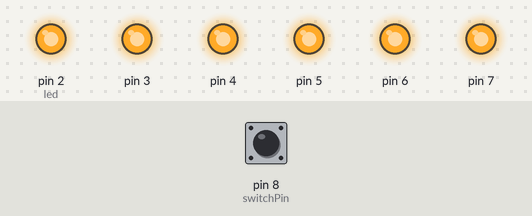
Simulated run of this sketch. Board: Arduino Uno, built with avr-gcc and run on an emulated ATmega328P. On the bench: output pins drawn as LEDs (lit = HIGH). The inputs (shaded band) are chosen by the test bench; at power-on: pin 8 (switchPin) HIGH.

Above: at 7.4 s.
7.5 s: pin 8 (switchPin) pulled LOW for 0.15 s
At 7.9 s:
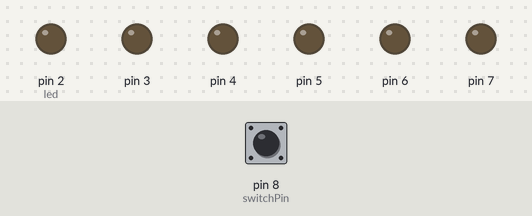
At 9.3 s:
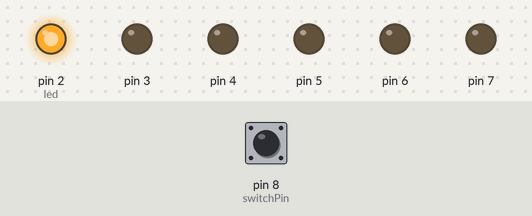
Timing chart, 0 to 15.2 s (numbered marks = the images above; inputs shaded):
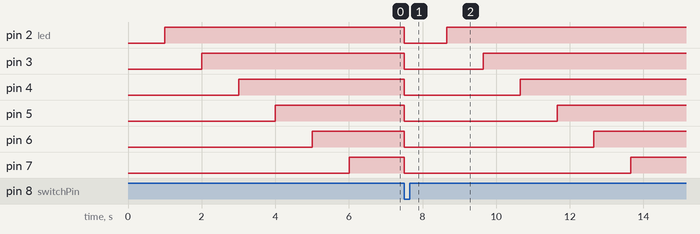

The sketch:

Project08.ino
```cpp
// Set the next LED to be lit.
int led = 2;

// Store the last time an LED was updated, and the number
// of milliseconds to wait to light each subsequent LED.
unsigned long previousTime = 0;
const long interval = 1000;

// Define the tilt switch pin.
const int switchPin = 8;

void setup() {

  // Set pins 2-7 as outputs to LEDs.
  for (int pin = 2; pin <= 7; pin++) {
    pinMode(pin, OUTPUT);
  }

  // Set the tilt switch pin as an input.
  pinMode(switchPin, INPUT);

}

void loop() {

  // Get the since the program start.
  unsigned long currentTime = millis();

  // Check whether the interval to light the next LED has passed.
  if (currentTime - previousTime > interval) {

    // Turn the LED on, and increment the LED variable.
    digitalWrite(led, HIGH);
    led++;

    // Update the time of the last LED change.
    previousTime = currentTime;

  }

  // If the switch is disconnected...
  if (digitalRead(switchPin) == LOW) {

    // Turn off all of the LEDs.
    for (int x = 2; x <= 7; x++) {
      digitalWrite(x, LOW);
    }

    // Reset the timer, and reset the LED counter.
    previousTime = currentTime;
    led = 2;

  }

}
```

Measured:
- after the input at 7.5 s, pin 2 (led): HIGH → LOW at once, → HIGH 1.2 s later; pin 3: HIGH → LOW at once, → HIGH 2.2 s later; pin 4: HIGH → LOW at once, → HIGH 3.2 s later; pin 5: HIGH → LOW at once, → HIGH 4.2 s later; pin 6: HIGH → LOW at once, → HIGH 5.2 s later
